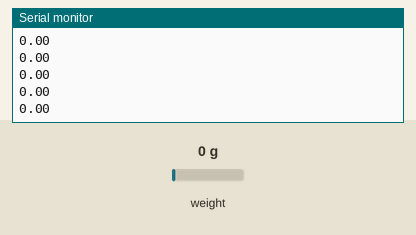
Bench run of a sketch on a simulated Arduino Uno, built with avr-gcc and run on an emulated ATmega328P. Shown: the last lines printed to the serial monitor. The inputs (shaded band) are chosen by the test bench; at power-on: weight on the scale 0 g.

Above: at 3.6 s.
3.7 s: weight on the scale set to 100 g
At 3.71 s:
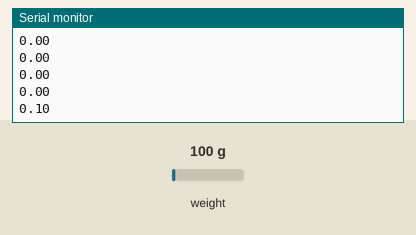
5.2 s: weight on the scale set to 1250 g
At 5.22 s:
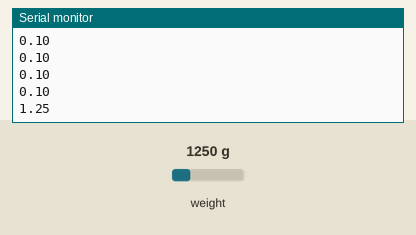
Timing chart, 0 to 8.2 s (numbered marks = the images above; inputs shaded):
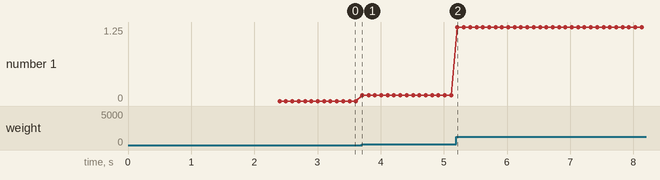

Measured:
- after the input at 3.7 s, the serial monitor: prints a new line at once (image 1)
- after the input at 5.2 s, the serial monitor: prints a new line at once (image 2)
- plotted number 1: 0 → 0.1 after the input at 3.7 s, 0.1 → 1.25 after the input at 5.2 s

The sketch:

Loadcell_copy.ino
```cpp
#include <HX711_ADC.h> // https://github.com/olkal/HX711_ADC
#include <Wire.h>
#include <stdio.h>
#include <stdlib.h>

HX711_ADC LoadCell(4, 5); // parameters: dt pin, sck pin<span data-mce-type="bookmark" style="display: inline-block; width: 0px; overflow: hidden; line-height: 0;" class="mce_SELRES_start"></span>

void setup() {
  // put your setup code here, to run once:
  Serial.begin(115200);
  LoadCell.begin(); // start connection to HX711
  LoadCell.start(2000); // load cells gets 2000ms of time to stabilize
  LoadCell.setCalFactor(10000);

}

void loop() {
  // put your main code here, to run repeatedly:
  LoadCell.update(); // retrieves data from the load cell
  float i = LoadCell.getData(); // get output value
  Serial.println(i);
  delay(100);

}
```
